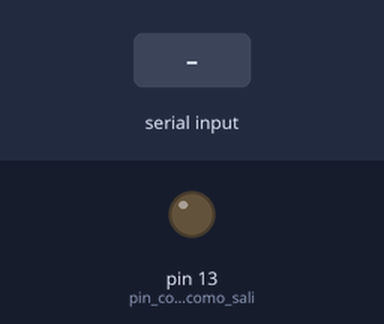
Bench run of a sketch on a simulated Arduino Uno, built with avr-gcc and run on an emulated ATmega328P. Parts: output pins drawn as LEDs (lit = HIGH). The test bench sets the inputs (shaded band).

Above: at 1.2 s.
1.3 s: "h" received over Serial
At 2.5 s:
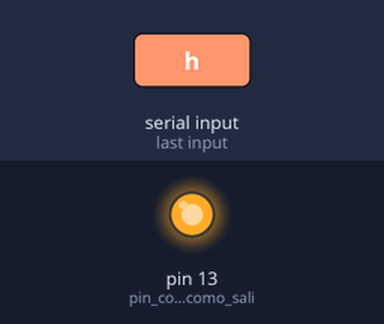
2.8 s: "1" received over Serial
At 3.7 s:
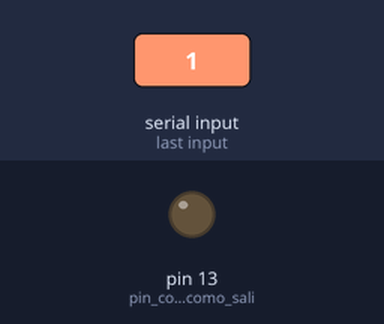
Timing chart, 0 to 5.8 s (numbered marks = the images above; inputs shaded):
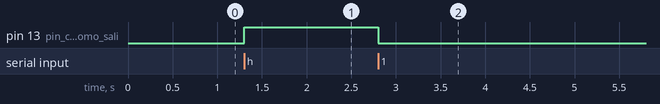

Measured:
- after the input at 1.3 s, pin 13 (pin_configurado_como_sali): LOW → HIGH at once
- after the input at 2.8 s, pin 13 (pin_configurado_como_sali): HIGH → LOW at once

The sketch:

pythonopencv.ino
```cpp
char lectura;
void setup(){
 pinMode (13, OUTPUT); //pin configurado como salida
 Serial.begin(9600);
}

void loop(){

  if(Serial.available() >= 1){ // disponibilidad para recibir los datos de python
  lectura = Serial.read();

  if(lectura == 'h'){
    digitalWrite(13,HIGH);
  }
  else{
    digitalWrite(13,LOW);
  }


 }

}
```
